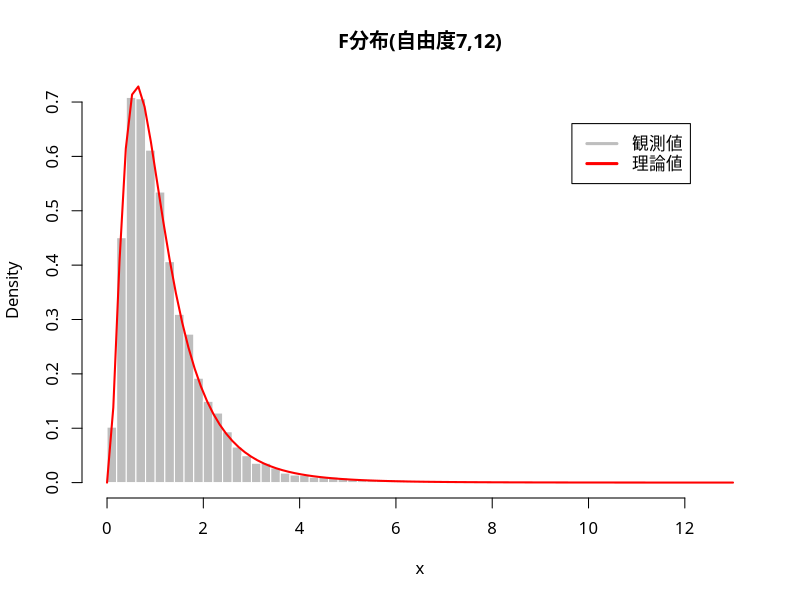

Here is the R script that generated this plot:
### F分布
set.seed(8901) # 乱数のシード値を指定
rf(10, df1=4, df2=7) # 自由度4,7のF分布(10個)
## 統計的性質の確認
nu1 <- 7
nu2 <- 12
x <- rf(10000, df1=nu1, df2=nu2)
mean(x) # nu2/(nu2-2)=1.2に近い(大数の法則)
par(family="HiraginoSans-W4") # 日本語フォントの指定
hist(x, breaks=50, freq=FALSE, # 密度表示
     col="gray", border="white", 
     main=paste0("F分布(自由度",nu1,",",nu2,")")) 
curve(df(x, df1=nu1, df2=nu2), # 確率密度関数(理論)
      add=TRUE, col="red", lwd=2) 
legend("topright", inset=0.1,
       legend=c("観測値", "理論値"), 
       col=c("gray", "red"), lwd=3)
